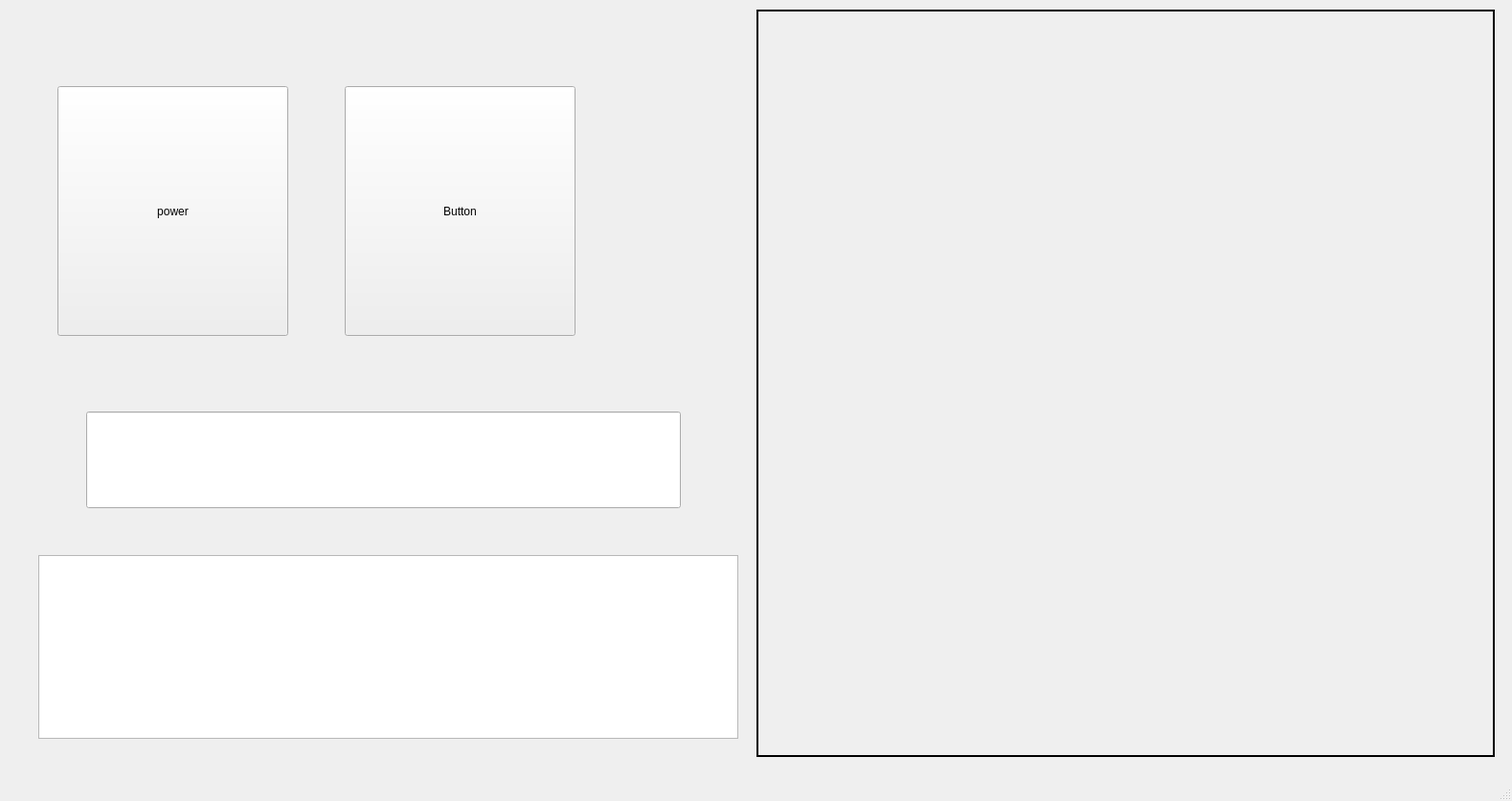
<?xml version="1.0" encoding="UTF-8"?>
<ui version="4.0">
 <class>MainWindow</class>
 <widget class="QMainWindow" name="MainWindow">
  <property name="geometry">
   <rect>
    <x>0</x>
    <y>0</y>
    <width>1579</width>
    <height>837</height>
   </rect>
  </property>
  <property name="windowTitle">
   <string>MainWindow</string>
  </property>
  <widget class="QWidget" name="centralwidget">
   <widget class="QLabel" name="label">
    <property name="geometry">
     <rect>
      <x>790</x>
      <y>10</y>
      <width>771</width>
      <height>781</height>
     </rect>
    </property>
    <property name="frameShape">
     <enum>QFrame::Panel</enum>
    </property>
    <property name="lineWidth">
     <number>2</number>
    </property>
    <property name="text">
     <string/>
    </property>
    <property name="alignment">
     <set>Qt::AlignCenter</set>
    </property>
   </widget>
   <widget class="QPushButton" name="pushButton">
    <property name="geometry">
     <rect>
      <x>360</x>
      <y>90</y>
      <width>241</width>
      <height>261</height>
     </rect>
    </property>
    <property name="text">
     <string>Button</string>
    </property>
   </widget>
   <widget class="QTextBrowser" name="textBrowser">
    <property name="geometry">
     <rect>
      <x>40</x>
      <y>580</y>
      <width>731</width>
      <height>192</height>
     </rect>
    </property>
   </widget>
   <widget class="QLineEdit" name="lineEdit">
    <property name="geometry">
     <rect>
      <x>90</x>
      <y>430</y>
      <width>621</width>
      <height>101</height>
     </rect>
    </property>
   </widget>
   <widget class="QPushButton" name="pushButton_2">
    <property name="geometry">
     <rect>
      <x>60</x>
      <y>90</y>
      <width>241</width>
      <height>261</height>
     </rect>
    </property>
    <property name="text">
     <string>power</string>
    </property>
   </widget>
  </widget>
  <widget class="QMenuBar" name="menubar">
   <property name="geometry">
    <rect>
     <x>0</x>
     <y>0</y>
     <width>1579</width>
     <height>21</height>
    </rect>
   </property>
  </widget>
  <widget class="QStatusBar" name="statusbar"/>
 </widget>
 <resources/>
 <connections/>
</ui>
